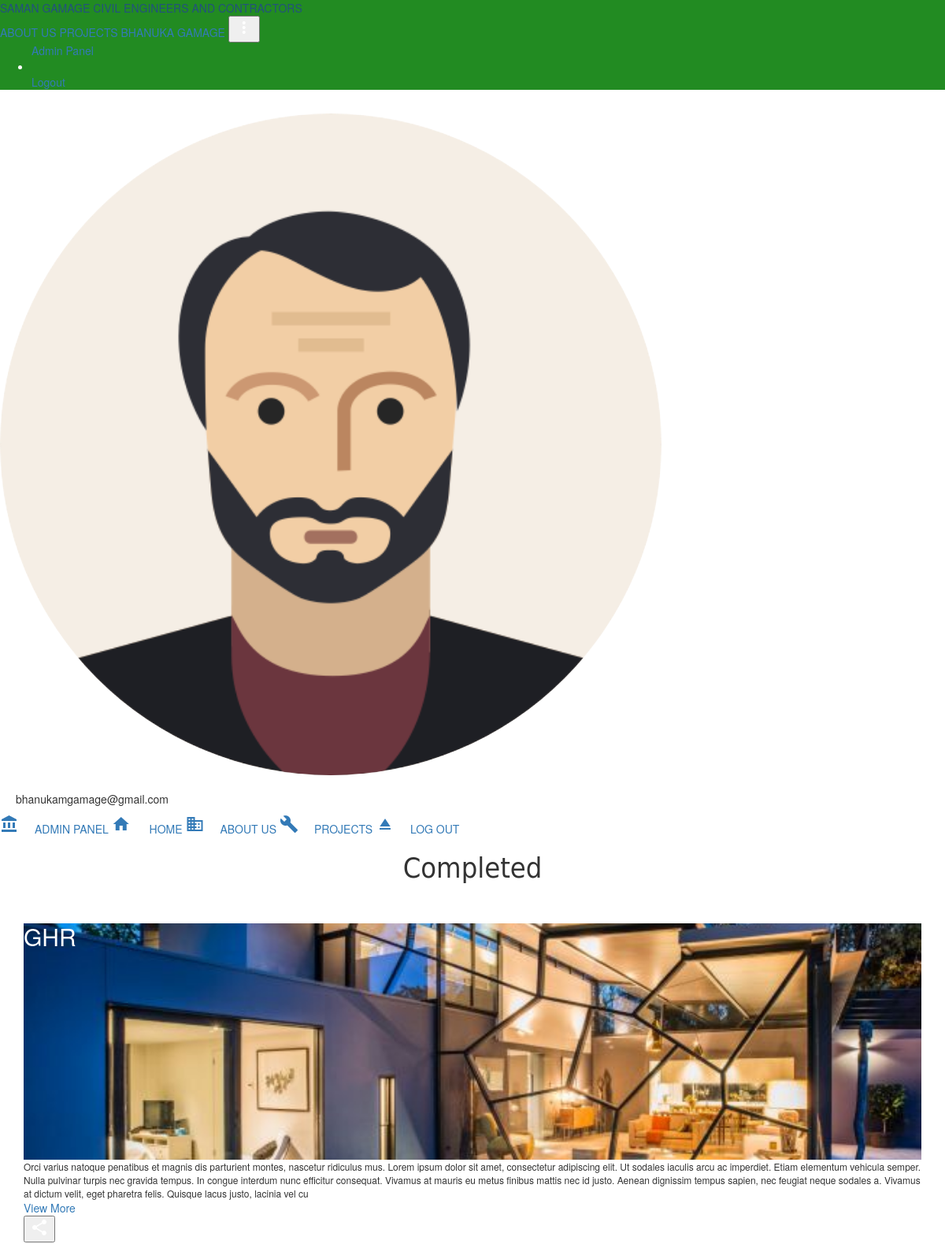
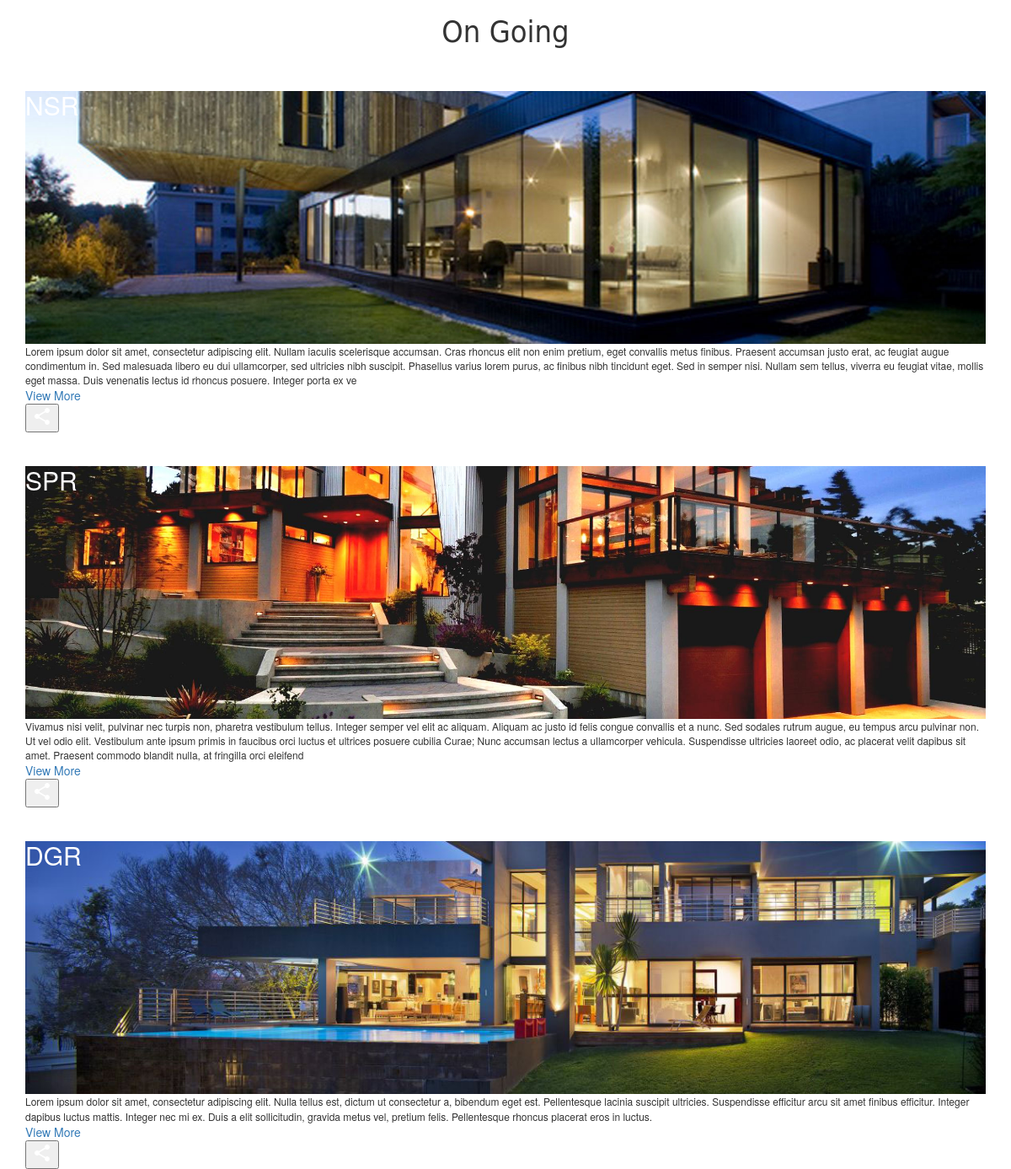
/projects.php (signed in), run on the app's committed database (2 pictures, top to bottom).
### tables this page shows
CREATE TABLE `projectImage` (
  `projectImageID` int(10) NOT NULL,
  `projectID` int(10) NOT NULL,
  `projectCover` varchar(255) NOT NULL,
  `projectImageRecent1` varchar(255) NOT NULL,
  `projectImageRecent2` varchar(500) NOT NULL,
  `projectImageRecent3` varchar(500) NOT NULL,
  `projectImageRecent4` varchar(500) NOT NULL,
  `projectImageRecent5` varchar(500) NOT NULL
);

CREATE TABLE `project` (
  `projectID` int(5) NOT NULL,
  `projectName` varchar(255) NOT NULL,
  `projectStName` varchar(10) NOT NULL,
  `projectType` varchar(255) NOT NULL,
  `projectAddress` varchar(255) NOT NULL,
  `projectUserID` int(5) NOT NULL,
  `projectState` int(1) NOT NULL COMMENT 'o for finished 1 for on-going',
  `projectStDesc` varchar(500) NOT NULL,
  `projectlgDesc` varchar(1500) NOT NULL
);

### projects.php (the view, shortened to what this page needs)
<!doctype html>
<html lang="en">
  <head>
    <link rel="stylesheet" href="https://code.getmdl.io/1.3.0/material.min.css">
    <link rel="stylesheet" href="css/styles.css">
    <link href="css/bootstrap.min.css" rel="stylesheet">
    <link href="css/animate.css" rel="stylesheet">
    <link href="css/custom.css" rel="stylesheet">
  </head>
<body onload="startTime()">
<div class="demo-layout-transparent mdl-layout mdl-js-layout">
<?php
	include('includes/navbar.php');
?>
<main>
  <h1 style="text-align: center;font-family: Gill Sans, Gill Sans MT, Myriad Pro, DejaVu Sans Condensed, Helvetica, Arial,' sans-serif';" class="animated bounceInUp">Completed</h1>
  <?php
	include("includes/dbConfig.php");
	$sql="SELECT project.*,projectImage.* FROM project,projectImage where project.projectState=0 and projectImage.projectID = project.projectID ORDER BY project.projectID";
	$result=mysqli_query($conn,$sql) or die(mysqli_error());
	$num=mysqli_num_rows($result);
	if($result && $num >0){
		while ($newArray = mysqli_fetch_array($result)) {
		?>
    <br>
	<div class="container animated bounceInUp">
		<div class="demo-card-wide mdl-card mdl-shadow--2dp" style="margin-right:30px;width: 100%">
			<div class="mdl-card__title" style="background: url('<?php echo $newArray['projectCover']; ?>') center / cover;">
				<h2 class="mdl-card__title-text"><?php echo $newArray['projectStName']; ?></h2>
	  		</div>
	  		<div class="mdl-card__supporting-text" style="font-size: 12px">
				<?php echo $newArray['projectStDesc']; ?>
	  		</div>
	 		<div class="mdl-card__actions mdl-card--border">
				<a class="mdl-button mdl-button--colored mdl-js-button mdl-js-ripple-effect">View More</a>
	  		</div>
	  		<div class="mdl-card__menu">
				<button class="mdl-button mdl-button--icon mdl-js-button mdl-js-ripple-effect">
		  		<i class="material-icons">share</i>
				</button>
	  		</div>
	  	</div>
	</div>
    <?php } ?>
	<?php
		}else{
			echo "No result";
		}
	?>
  <h1 style="text-align: center;font-family: Gill Sans, Gill Sans MT, Myriad Pro, DejaVu Sans Condensed, Helvetica, Arial,' sans-serif';" class="animated bounceInUp">On Going</h1>
  <?php
	include("includes/dbConfig.php");
	$sql="SELECT project.*,projectImage.* FROM project,projectImage where project.projectState=1 and projectImage.projectID = project.projectID ORDER BY project.projectID";
	$result=mysqli_query($conn,$sql) or die(mysqli_error());
	$num=mysqli_num_rows($result);
	if($result && $num >0){
		while ($newArray = mysqli_fetch_array($result)) {
		?>
     <br>
	<div class="container animated bounceInUp">
	 <div class="demo-card-wide mdl-card mdl-shadow--2dp" style="margin-right:30px;width: 100%">
	  <div class="mdl-card__title" style="background: url('<?php echo $newArray['projectCover']; ?>') center / cover;">
		<h2 class="mdl-card__title-text"><?php echo $newArray['projectStName']; ?></h2>
	  </div>
	  <div class="mdl-card__supporting-text" style="font-size: 12px">
		<?php echo $newArray['projectStDesc']; ?>
	  </div>
	  <div class="mdl-card__actions mdl-card--border">
		<a class="mdl-button mdl-button--colored mdl-js-button mdl-js-ripple-effect">View More</a>
	  </div>
	  <div class="mdl-card__menu">
		<button class="mdl-button mdl-button--icon mdl-js-button mdl-js-ripple-effect">
		  <i class="material-icons">share</i>
		</button>
	  </div>
	  </div>
	</div>
    <?php } ?>
	<?php
		}else{
		echo "No result";
		}
	?>
 </main>
</div>
  </body>
</html>

### css/styles.css (style rules this page uses)
body { margin: 0; }

### projects.php (style rules this page uses)
.demo-layout-transparent { background-size:cover; background-position: center; }
.demo-card-wide.mdl-card { width: 512px; }
.demo-card-wide > .mdl-card__title { color: #fff; height: 300px; background-position: center; }
.demo-card-wide > .mdl-card__menu { color: #fff; }

### data on the page
projectimage: projectCover (picture), projectID.projectStName "GHR", projectID.projectStDesc "Orci varius natoque penatibus et magnis dis parturient montes, nascetur ridiculus mus. Lorem ipsum dolor sit amet, consectetur adipiscing elit. Ut sodales iaculis arcu ac imperdiet. Etiam elementum vehicula semper. Nulla pulvinar turpis nec gravida tempus. In congue interdum nunc efficitur consequat. Vivamus at mauris eu metus finibus mattis nec id justo. Aenean dignissim tempus sapien, nec feugiat neque sodales a. Vivamus at dictum velit, eget pharetra felis. Quisque lacus justo, lacinia vel cu"
projectimage: projectCover (picture), projectID.projectStName "NSR", projectID.projectStDesc "Lorem ipsum dolor sit amet, consectetur adipiscing elit. Nullam iaculis scelerisque accumsan. Cras rhoncus elit non enim pretium, eget convallis metus finibus. Praesent accumsan justo erat, ac feugiat augue condimentum in. Sed malesuada libero eu dui ullamcorper, sed ultricies nibh suscipit. Phasellus varius lorem purus, ac finibus nibh tincidunt eget. Sed in semper nisi. Nullam sem tellus, viverra eu feugiat vitae, mollis eget massa. Duis venenatis lectus id rhoncus posuere. Integer porta ex ve"
projectimage: projectCover (picture), projectID.projectStName "SPR", projectID.projectStDesc "Vivamus nisi velit, pulvinar nec turpis non, pharetra vestibulum tellus. Integer semper vel elit ac aliquam. Aliquam ac justo id felis congue convallis et a nunc. Sed sodales rutrum augue, eu tempus arcu pulvinar non. Ut vel odio elit. Vestibulum ante ipsum primis in faucibus orci luctus et ultrices posuere cubilia Curae; Nunc accumsan lectus a ullamcorper vehicula. Suspendisse ultricies laoreet odio, ac placerat velit dapibus sit amet. Praesent commodo blandit nulla, at fringilla orci eleifend"
projectimage: projectCover (picture), projectID.projectStName "DGR", projectID.projectStDesc "Lorem ipsum dolor sit amet, consectetur adipiscing elit. Nulla tellus est, dictum ut consectetur a, bibendum eget est. Pellentesque lacinia suscipit ultricies. Suspendisse efficitur arcu sit amet finibus efficitur. Integer dapibus luctus mattis. Integer nec mi ex. Duis a elit sollicitudin, gravida metus vel, pretium felis. Pellentesque rhoncus placerat eros in luctus."

### other printed values
$_SESSION['email'] "bhanukamgamage@gmail.com"
